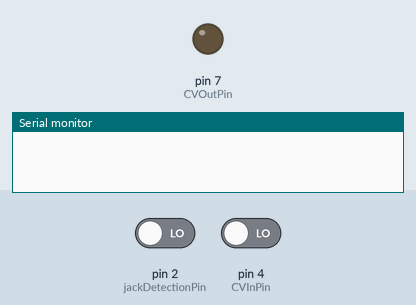
Simulated run of this sketch. Board: Arduino Uno, built with avr-gcc and run on an emulated ATmega328P. Parts: output pins drawn as LEDs (lit = HIGH), the last lines printed to the serial monitor. The test bench sets the inputs (shaded band); at power-on: pin 4 (CVInPin) LOW, pin 2 (jackDetectionPin) LOW.

Above: at 1.2 s.
1.3 s: pin 4 (CVInPin) driven HIGH
At 1.7 s:
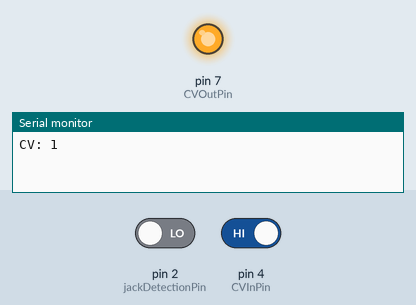
4.3 s: pin 4 (CVInPin) driven LOW
At 5.2 s:
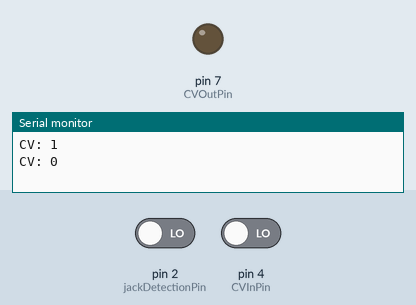
Timing chart, 0 to 7.3 s (numbered marks = the images above; inputs shaded):
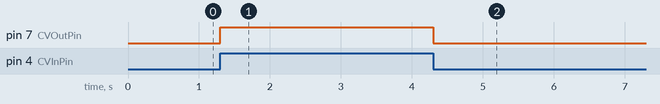

Measured:
- after the input at 1.3 s, pin 7 (CVOutPin): LOW → HIGH at once
- after the input at 4.3 s, pin 7 (CVOutPin): HIGH → LOW at once

The sketch:

AudioJackDetection.ino
```cpp
int jackDetectionPin = 2;
int CVInPin = 4;
bool jack;
bool CVIn;

int CVOutPin = 7;


void setup() {

  // initialize serial communication at 9600 bits per second:
  Serial.begin(9600);

  pinMode(jackDetectionPin, INPUT);
  pinMode(CVInPin, INPUT);
  pinMode(CVOutPin, OUTPUT);

}

void loop() {

  if( CVIn == true ) {
    digitalWrite(CVOutPin, HIGH);
  } else {
    digitalWrite(CVOutPin, LOW);
  }

  bool j = checkJack();
  if ( j != jack ) {
    Serial.print( "Jack: " );
    Serial.println( j );
    delay(50);
    jack = j;
  }

  bool c = checkCVIn();
  if ( c != CVIn ) {
    Serial.print( "CV: " );
    Serial.println( c );
    CVIn = c;
  }

}


bool checkJack() { // If HIGH or LOW.
  int r = digitalRead(jackDetectionPin);
  return r;
}

bool checkCVIn() { // If HIGH or LOW.
  int r = digitalRead(CVInPin);
  return r;
}
```
